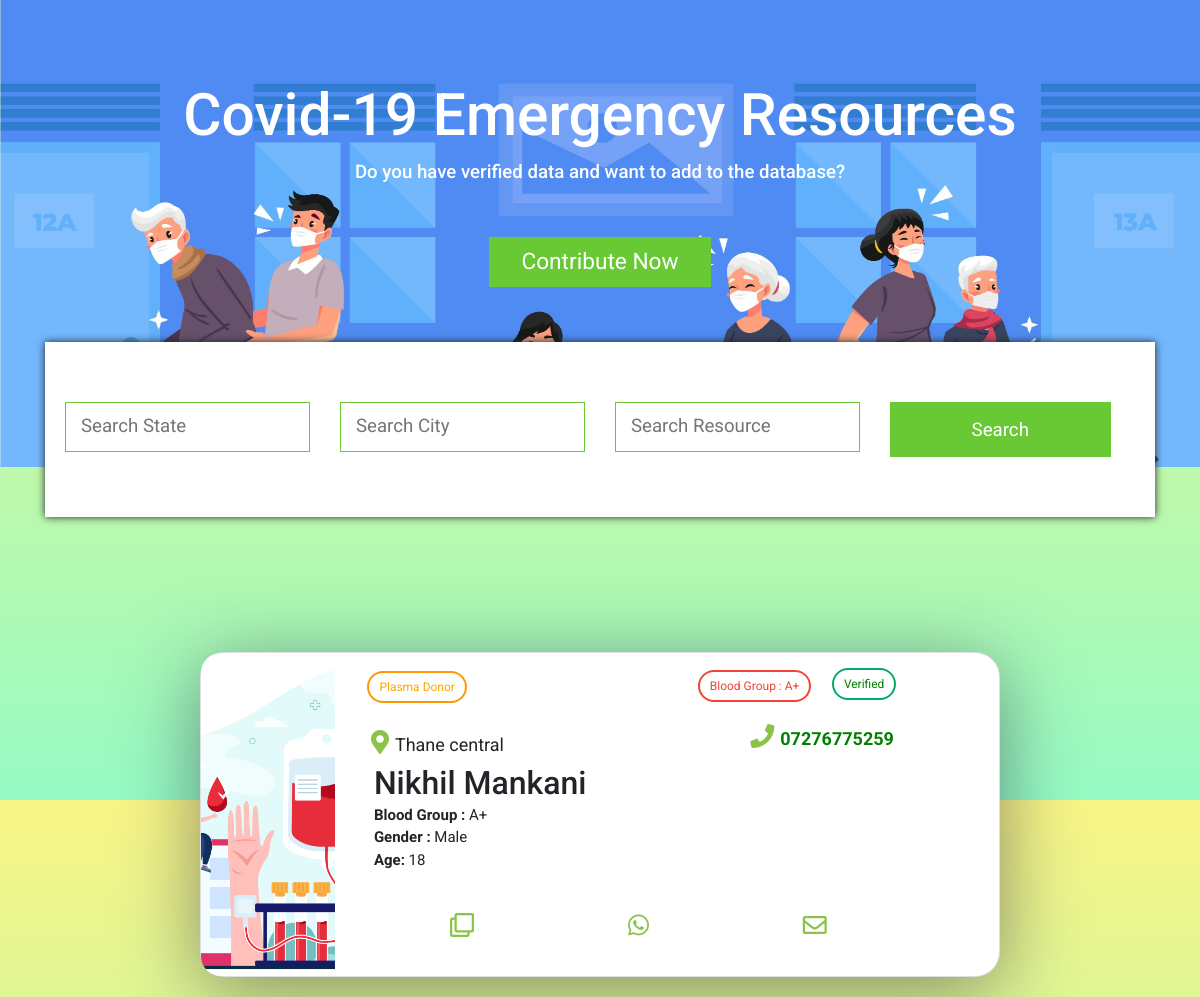
Before: /leads/plasmaleads with the older database file.
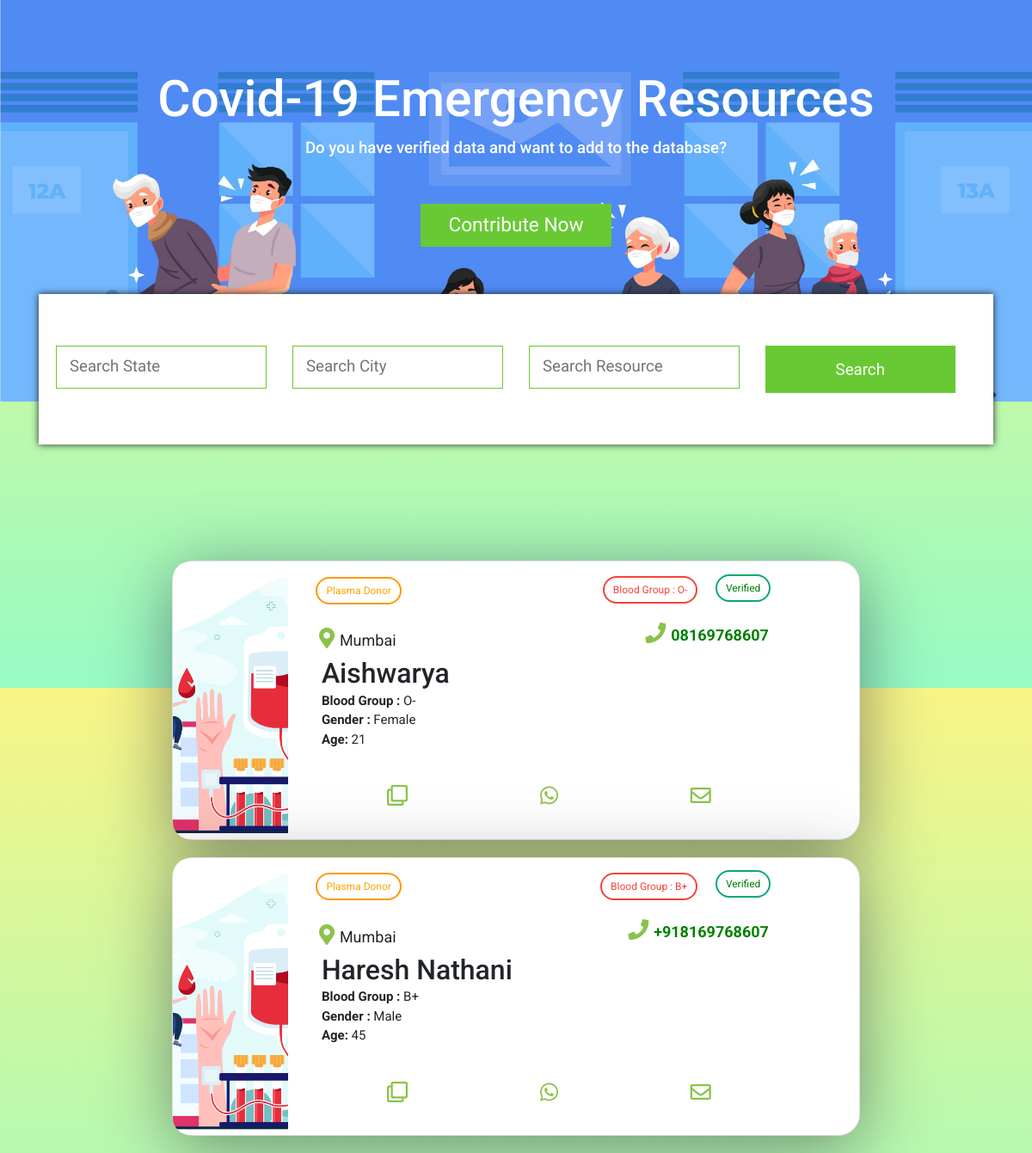
After: the same page with the newer database file.
### srotApp/models.py (models this page shows, shortened)
class Plasma(models.Model):
    volunteer_verify = models.CharField(max_length=100, default="Unverified")
    plasma_donor_name = models.CharField(max_length=100)
    plasma_donor_email = models.CharField(max_length=100)
    plasma_donor_contact = models.CharField(max_length=100)
    plasma_donor_city= models.CharField(max_length=100)
    plasma_donor_bloodgroup = models.CharField(max_length=100)
    plasma_donor_age = models.IntegerField()
    plasma_donor_gender = models.CharField(max_length=100)
    plasma_donor_confirm = models.CharField(max_length=100)

### srotApp/views.py (the view)
# urls.py: path('leads/plasmaleads',views.plasmaleads,name="plasmaleads"),
def plasmaleads(request):
    all_plasma = Plasma.objects.all()
    context = {'plasmas':all_plasma}
    return render(request,'leads/plasmaleads.html', context)

### templates/leads/plasmaleads.html (shortened to what this page needs)
{% extends 'leads/filter.html' %}
{% block body %}
    <div>
        {% for plasma in plasmas %}
        <div class="card">
            <div class="card-text">
                <div class="portada" style="background-image: url('/media/images/leads/plasma.jpg');">
                </div>
                <div class="title-total">
                    <br>
                    <div class="service-type"><button class="btn warning">Plasma Donor</button></div>
                    <div class="service"><button class="btn danger">Blood Group : {{ plasma.plasma_donor_bloodgroup }}</button>
                    </div>
                    <div class="verified"><button class="btn success">Verified</button></div>
                    <div class="contact"><button><i class="fas fa-phone"></i></button>{{ plasma.plasma_donor_contact }}
                    </div>
                    <div class="location"><button><i class="fas fa-map-marker-alt"></i></button>{{ plasma.plasma_donor_city }}</div>
                    <h2>{{ plasma.plasma_donor_name }}</h2>
                    <div class="desc"><b>Blood Group :</b> {{ plasma.plasma_donor_bloodgroup}}
                    <br><b>Gender :</b> {{ plasma.plasma_donor_gender}}
                    <br>
                    <b>Age:</b> {{ plasma.plasma_donor_age }}
                    </div>
                    <div class="actions">
                        <button><i class="far fa-clone"></i></button>
                        <button><i class="fab fa-whatsapp"></i></button>
                        <button><i class="far fa-envelope"></i></button>
                    </div>
                </div>
            </div>
        </div>
        {% endfor %}
    </div>
{% endblock body %}

Changed rows visible on the page:
removed Plasma: plasma_donor_bloodgroup "A+", plasma_donor_contact "07276775259", plasma_donor_city "Thane central", plasma_donor_name "Nikhil Mankani", plasma_donor_gender "Male", plasma_donor_age "18"
added Plasma: plasma_donor_bloodgroup "O-", plasma_donor_contact "08169768607", plasma_donor_city "Mumbai", plasma_donor_name "Aishwarya", plasma_donor_gender "Female", plasma_donor_age "21"
added Plasma: plasma_donor_bloodgroup "B+", plasma_donor_contact "+918169768607", plasma_donor_city "Mumbai", plasma_donor_name "Haresh Nathani", plasma_donor_gender "Male", plasma_donor_age "45"
